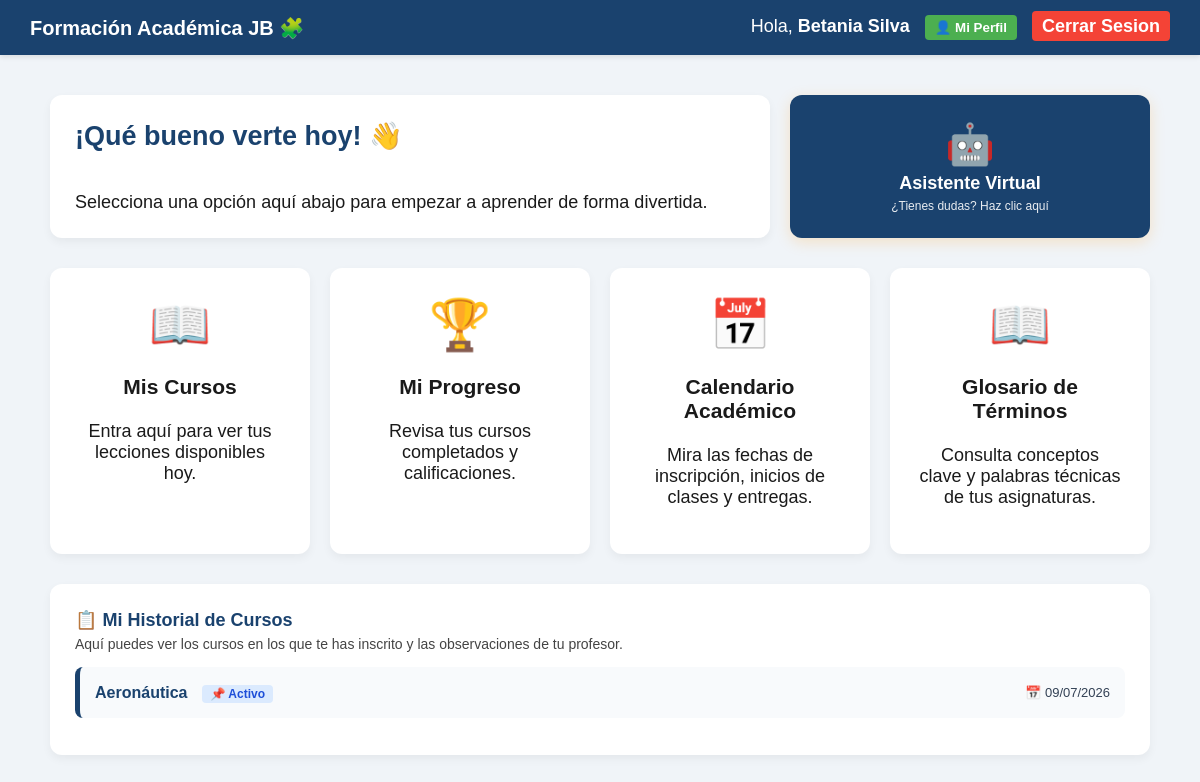
/ (signed in), run on the app's committed database.
### tables this page shows
CREATE TABLE `usuarios` (
  `id` int(11) NOT NULL,
  `cedula` varchar(20) DEFAULT NULL,
  `nombre` varchar(100) NOT NULL,
  `email` varchar(100) NOT NULL,
  `password` varchar(255) NOT NULL,
  `rol` enum('estudiante','docente','administrador') DEFAULT 'estudiante',
  `tipo_tea` tinyint(1) NOT NULL DEFAULT 0,
  `fecha_registro` datetime DEFAULT current_timestamp(),
  `modo_oscuro` tinyint(1) DEFAULT 0,
  `fuente_grande` tinyint(1) DEFAULT 0,
  `pictogramas_activos` tinyint(1) DEFAULT 1,
  `temporizador_visual` tinyint(1) DEFAULT 1
);

CREATE TABLE `inscripciones` (
  `id` int(11) NOT NULL,
  `usuario_id` int(11) NOT NULL,
  `materia` varchar(50) NOT NULL,
  `fecha_inscripcion` datetime DEFAULT current_timestamp(),
  `estado` enum('activo','completado') DEFAULT 'activo',
  `notas` text DEFAULT NULL
);

### index.php (the view, shortened to what this page needs)
<?php
include 'conexion.php';
$id_usuario = $_SESSION['usuario_id'];
$res_user = $conn->query("SELECT * FROM usuarios WHERE id = $id_usuario");
$usuario = $res_user->fetch_assoc();
$materias_map = [
    'matematica' => 'Matemáticas',
    'fisica' => 'Física',
    'quimica' => 'Química',
    'aeronautica' => 'Aeronáutica',
    'informatica' => 'Informática'
];
$res_historial = $conn->query("
    SELECT i.materia, i.estado, i.fecha_inscripcion, i.notas
    FROM inscripciones i
    WHERE i.usuario_id = $id_usuario
    ORDER BY i.fecha_inscripcion DESC
");
?>
<!DOCTYPE html>
<html lang="es">
<head>
</head>
<body>
<nav class="navbar">
    <div style="font-weight: bold; font-size: 20px;">Formación Académica JB 🧩</div>
    <div>
        <span>Hola, <strong><?php echo htmlspecialchars($usuario['nombre']); ?></strong></span>
        <button onclick="togglePerfilEst()" style="background:#4CAF50; color:white; border:none; padding:5px 10px; border-radius:4px; cursor:pointer; font-weight:bold; margin-left:10px;">👤 Mi Perfil</button>
        <a href="logout.php" style="background: #f44336; padding: 5px 10px; border-radius: 4px; margin-left:10px;">Cerrar Sesion</a>
    </div>
</nav>
<div class="contenedor">
    <div style="display: grid; grid-template-columns: 2fr 1fr; gap: 20px; margin-bottom: 30px;">
        <div class="bienvenida" style="display: flex; flex-direction: column; justify-content: center;">
            <h2 style="margin-top: 0; color: #1a426e;">¡Qué bueno verte hoy! 👋</h2>
            <p style="margin-bottom: 0;">Selecciona una opción aquí abajo para empezar a aprender de forma divertida.</p>
        </div>
        <div class="asistente-integrado-bloque" onclick="alternarAsistente()">
            <div style="font-size: 40px; margin-bottom: 5px;">🤖</div>
            <h3 style="margin: 0; font-size: 18px;">Asistente Virtual</h3>
            <p style="margin: 5px 0 0 0; font-size: 12px; opacity: 0.9;">¿Tienes dudas? Haz clic aquí</p>
        </div>
    </div>
    <div class="grid-modulos">
        <a href="registrar_cursos.php" class="tarjeta">
            <?php if ($usuario['pictogramas_activos'] == 1): ?>
                <div style="font-size: 50px; margin-bottom: 10px;">📖</div>
            <?php endif; ?>
            <h3>Mis Cursos</h3>
            <p>Entra aquí para ver tus lecciones disponibles hoy.</p>
        </a>
        <a href="progreso.php" class="tarjeta">
            <?php if ($usuario['pictogramas_activos'] == 1): ?>
                <div style="font-size: 50px; margin-bottom: 10px;">🏆</div>
            <?php endif; ?>
            <h3>Mi Progreso</h3>
            <p>Revisa tus cursos completados y calificaciones.</p>
        </a>
        <a href="calendario.php" class="tarjeta">
            <?php if ($usuario['pictogramas_activos'] == 1): ?>
                <div style="font-size: 50px; margin-bottom: 10px;">📅</div>
            <?php endif; ?>
            <h3>Calendario Académico</h3>
            <p>Mira las fechas de inscripción, inicios de clases y entregas.</p>
        </a>
        <a href="glosario.php" class="tarjeta">
            <?php if ($usuario['pictogramas_activos'] == 1): ?>
                <div style="font-size: 50px; margin-bottom: 10px;">📖</div>
            <?php endif; ?>
            <h3>Glosario de Términos</h3>
            <p>Consulta conceptos clave y palabras técnicas de tus asignaturas.</p>
        </a>
    </div>
    <div class="historial-notas" style="background: <?php echo $usuario['modo_oscuro'] ? '#1f1f1f' : '#ffffff'; ?>; padding: 25px; border-radius: 12px; box-shadow: 0 4px 10px rgba(0,0,0,0.05); margin-top: 30px;">
        <h4 style="margin: 0 0 5px 0; color: <?php echo $usuario['modo_oscuro'] ? '#4fc3f7' : '#1a426e'; ?>;">📋 Mi Historial de Cursos</h4>
        <p style="margin: 0 0 15px 0; font-size: 14px; color: <?php echo $usuario['modo_oscuro'] ? '#aaa' : '#444'; ?>;">Aquí puedes ver los cursos en los que te has inscrito y las observaciones de tu profesor.</p>
        <?php if ($res_historial && $res_historial->num_rows > 0): ?>
            <?php while($h = $res_historial->fetch_assoc()):
                $materia_nom = $materias_map[$h['materia']] ?? $h['materia'];
                $es_completado = $h['estado'] === 'completado';
                $badge_color = $es_completado ? '#15803d' : '#1d4ed8';
                $badge_bg = $es_completado ? '#dcfce7' : '#dbeafe';
                $badge_text = $es_completado ? '✅ Completado' : '📌 Activo';
            ?>
                <div style="background: <?php echo $usuario['modo_oscuro'] ? '#2d2d2d' : '#f8fafc'; ?>; border-left: 5px solid #1a426e; padding: 15px; border-radius: 8px; margin-bottom: 12px;">
                    <div style="display: flex; justify-content: space-between; align-items: center; flex-wrap: wrap; gap: 10px;">
                        <div>
                            <strong style="font-size: 16px; color: <?php echo $usuario['modo_oscuro'] ? '#4fc3f7' : '#1a426e'; ?>;"><?php echo htmlspecialchars($materia_nom); ?></strong>
                            <span style="display: inline-block; margin-left: 10px; padding: 2px 8px; border-radius: 4px; font-size: 12px; font-weight: bold; background: <?php echo $badge_bg; ?>; color: <?php echo $badge_color; ?>;"><?php echo $badge_text; ?></span>
                        </div>
                        <div style="font-size: 13px; color: <?php echo $usuario['modo_oscuro'] ? '#aaa' : '#334155'; ?>;">
                            📅 <?php echo date('d/m/Y', strtotime($h['fecha_inscripcion'])); ?>
                        </div>
                    </div>
                </div>
            <?php endwhile; ?>
        <?php endif; ?>
    </div>
</div>
</body>
</html>

### data on the page
usuarios: nombre "Betania Silva"
inscripciones: materia "Aeronáutica", estado "📌 Activo", fecha_inscripcion "09/07/2026"
